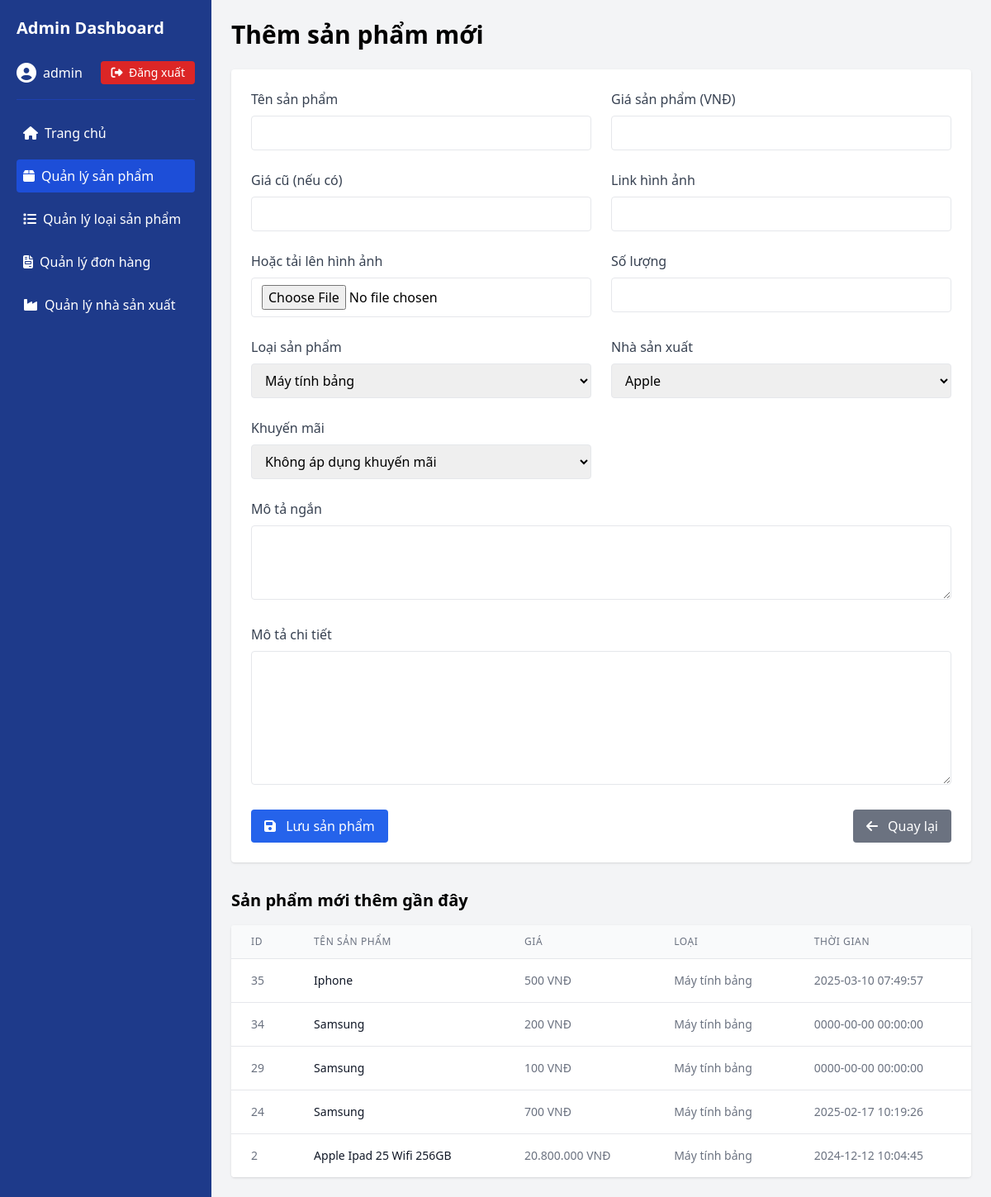
The page /ADMIN/Themmoi_sp.php (signed in) on the database its author committed.
### tables this page shows
CREATE TABLE `sanpham` (
  `ma_sp` int(11) NOT NULL,
  `ten_sp` varchar(100) NOT NULL,
  `link_image` varchar(2000) NOT NULL,
  `gia_sp` decimal(12,2) DEFAULT NULL,
  `giacu_sp` decimal(12,2) DEFAULT NULL,
  `mota_ngan_sp` varchar(1000) NOT NULL,
  `mota_chitiet_sp` text DEFAULT NULL,
  `ngaycapnhat_sp` datetime NOT NULL,
  `soluong_sp` int(11) DEFAULT NULL,
  `ma_lsp` int(11) NOT NULL,
  `ma_nsx` int(11) NOT NULL,
  `ma_km` int(11) NOT NULL
);

CREATE TABLE `loaisanpham` (
  `ma_lsp` int(11) NOT NULL,
  `ten_lsp` varchar(100) NOT NULL,
  `mota_lsp` varchar(500) NOT NULL DEFAULT '0'
);

### ADMIN/Themmoi_sp.php (the view, shortened to what this page needs)
<?php
include"connect.php";
?>
<!DOCTYPE html>
<html lang="vi">
<head>
    <script src="https://cdn.tailwindcss.com"></script>
    <link rel="stylesheet" href="https://cdnjs.cloudflare.com/ajax/libs/font-awesome/6.4.2/css/all.min.css">
</head>
<body class="bg-gray-100">
    <div class="flex h-screen">
        <div class="w-64 bg-blue-900 text-white p-5">
            <div class="flex items-center justify-between">
                <h1 class="text-xl font-bold">Admin Dashboard</h1>
            </div>
            <div class="mt-6 pb-4 border-b border-blue-800">
                <?php if (isset($_SESSION['admin'])): ?>
                    <div class="flex items-center justify-between">
                        <div class="flex items-center">
                            <i class="fas fa-user-circle text-2xl mr-2"></i>
                            <span><?php echo $_SESSION['admin']['tendangnhap']; ?></span>
                        </div>
                        <a href="logout.php" class="bg-red-600 hover:bg-red-700 text-white px-3 py-1 rounded text-sm transition-colors">
                            <i class="fas fa-sign-out-alt mr-1"></i> Đăng xuất
                        </a>
                    </div>
                <?php else: ?>
                    <a href="loginadmin.php" class="bg-blue-700 hover:bg-blue-800 text-white px-4 py-2 rounded flex items-center justify-center">
                        <i class="fas fa-sign-in-alt mr-2"></i> Đăng nhập
                    </a>
                <?php endif; ?>
            </div>
            <ul class="mt-5 space-y-3">
                <li class="p-2 hover:bg-blue-800 rounded transition-colors flex items-center">
                    <a href="index.php" class="flex items-center w-full">
                        <i class="fas fa-home mr-2"></i> Trang chủ
                    </a>
                </li>
                <li class="p-2 bg-blue-700 rounded flex items-center">
                    <a href="admin-product.php" class="flex items-center w-full">
                        <i class="fas fa-box mr-2"></i> Quản lý sản phẩm
                    </a>
                </li>
                <li class="p-2 hover:bg-blue-800 rounded transition-colors flex items-center">
                    <a href="admin-loaisp.php" class="flex items-center w-full">
                        <i class="fas fa-list mr-2"></i> Quản lý loại sản phẩm
                    </a>
                </li>
                <li class="p-2 hover:bg-blue-800 rounded transition-colors flex items-center">
                    <a href="admin-order.php" class="flex items-center w-full">
                        <i class="fas fa-file-invoice mr-2"></i> Quản lý đơn hàng
                    </a>
                </li>
                <li class="p-2 hover:bg-blue-800 rounded transition-colors flex items-center">
                    <a href="admin-manufacturer.php" class="flex items-center w-full">
                        <i class="fas fa-industry mr-2"></i> Quản lý nhà sản xuất
                    </a>
                </li>
            </ul>
        </div>
        <div class="flex-1 p-6 overflow-y-auto">
            <div class="flex items-center justify-between mb-6">
                <h1 class="text-3xl font-semibold">Thêm sản phẩm mới</h1>
            </div>
            <div class="bg-white shadow rounded p-6">
                <form method="POST" action="" enctype="multipart/form-data">
                    <div class="grid grid-cols-1 md:grid-cols-2 gap-6">
                        <div>
                            <label class="block text-gray-700 mb-2">Tên sản phẩm</label>
                            <input type="text" name="ten_sp" required class="w-full border rounded px-3 py-2 focus:outline-none focus:border-blue-500">
                        </div>
                        <div>
                            <label class="block text-gray-700 mb-2">Giá sản phẩm (VNĐ)</label>
                            <input type="number" name="gia_sp" required class="w-full border rounded px-3 py-2 focus:outline-none focus:border-blue-500">
                        </div>
                        <div>
                            <label class="block text-gray-700 mb-2">Giá cũ (nếu có)</label>
                            <input type="number" name="giacu_sp" class="w-full border rounded px-3 py-2 focus:outline-none focus:border-blue-500">
                        </div>
                        <div>
                            <label class="block text-gray-700 mb-2">Link hình ảnh</label>
                            <input type="text" name="link_image" class="w-full border rounded px-3 py-2 focus:outline-none focus:border-blue-500">
                        </div>
                        <div>
                            <label class="block text-gray-700 mb-2">Hoặc tải lên hình ảnh</label>
                            <input type="file" name="hinh_sp" class="w-full border rounded px-3 py-2 focus:outline-none focus:border-blue-500">
                        </div>
                        <div>
                            <label class="block text-gray-700 mb-2">Số lượng</label>
                            <input type="number" name="soluong" required class="w-full border rounded px-3 py-2 focus:outline-none focus:border-blue-500">
                        </div>
                        <div>
                            <label class="block text-gray-700 mb-2">Loại sản phẩm</label>
                            <select name="ma_lsp" required class="w-full border rounded px-3 py-2 focus:outline-none focus:border-blue-500">
                            <?php
                            $query_lsp = "SELECT * FROM loaisanpham";
                            $result_lsp = mysqli_query($conn, $query_lsp);
                            while ($row_lsp = mysqli_fetch_assoc($result_lsp)) {
                                echo "<option value='" . $row_lsp['ma_lsp'] . "'>" . $row_lsp['ten_lsp'] . "</option>";
                            }
                            ?>
                            </select>
                        </div>
                        <div>
                            <label class="block text-gray-700 mb-2">Nhà sản xuất</label>
                            <select name="ma_nsx" required class="w-full border rounded px-3 py-2 focus:outline-none focus:border-blue-500">
                            <?php
                            $query_nsx = "SELECT * FROM nhasanxuat";
                            $result_nsx = mysqli_query($conn, $query_nsx);
                            while ($row_nsx = mysqli_fetch_assoc($result_nsx)) {
                                echo "<option value='" . $row_nsx['ma_nxs'] . "'>" . $row_nsx['ten_nxs'] . "</option>";
                            }
                            ?>
                            </select>
                        </div>
                        <div>
                            <label class="block text-gray-700 mb-2">Khuyến mãi</label>
                            <select name="ma_km" class="w-full border rounded px-3 py-2 focus:outline-none focus:border-blue-500">
                            <option value="0">Không áp dụng khuyến mãi</option>
                            </select>
                        </div>
                    </div>
                    <div class="mt-6">
                        <label class="block text-gray-700 mb-2">Mô tả ngắn</label>
                        <textarea name="mota_ngan" required class="w-full border rounded px-3 py-2 focus:outline-none focus:border-blue-500" rows="3"></textarea>
                    </div>
                    <div class="mt-6">
                        <label class="block text-gray-700 mb-2">Mô tả chi tiết</label>
                        <textarea name="mota_chitiet" class="w-full border rounded px-3 py-2 focus:outline-none focus:border-blue-500" rows="6"></textarea>
                    </div>
                    <div class="mt-6 flex items-center justify-between">
                        <button type="submit" class="bg-blue-600 hover:bg-blue-700 text-white px-4 py-2 rounded transition-colors">
                            <i class="fas fa-save mr-2"></i> Lưu sản phẩm
                        </button>
                        <a href="admin-product.php" class="bg-gray-500 hover:bg-gray-600 text-white px-4 py-2 rounded transition-colors">
                            <i class="fas fa-arrow-left mr-2"></i> Quay lại
                        </a>
                    </div>
                </form>
            </div>
            <div class="mt-8">
                <h2 class="text-xl font-semibold mb-4">Sản phẩm mới thêm gần đây</h2>
                <div class="bg-white shadow rounded overflow-x-auto">
                    <table class="min-w-full divide-y divide-gray-200">
                        <thead class="bg-gray-50">
                            <tr>
                                <th class="px-6 py-3 text-left text-xs font-medium text-gray-500 uppercase tracking-wider">ID</th>
                                <th class="px-6 py-3 text-left text-xs font-medium text-gray-500 uppercase tracking-wider">Tên sản phẩm</th>
                                <th class="px-6 py-3 text-left text-xs font-medium text-gray-500 uppercase tracking-wider">Giá</th>
                                <th class="px-6 py-3 text-left text-xs font-medium text-gray-500 uppercase tracking-wider">Loại</th>
                                <th class="px-6 py-3 text-left text-xs font-medium text-gray-500 uppercase tracking-wider">Thời gian</th>
                            </tr>
                        </thead>
                        <tbody class="bg-white divide-y divide-gray-200">
                            <?php
                            $recent_query = "SELECT s.ma_sp, s.ten_sp, s.gia_sp, l.ten_lsp, s.ngaycapnhat_sp
                                            FROM sanpham s
                                            JOIN loaisanpham l ON s.ma_lsp = l.ma_lsp
                                            ORDER BY s.ma_sp DESC LIMIT 5";
                            $recent_result = mysqli_query($conn, $recent_query);
                            while ($recent = mysqli_fetch_assoc($recent_result)) {
                                echo '<tr>
                                    <td class="px-6 py-4 whitespace-nowrap text-sm text-gray-500">' . $recent['ma_sp'] . '</td>
                                    <td class="px-6 py-4 whitespace-nowrap text-sm font-medium text-gray-900">' . $recent['ten_sp'] . '</td>
                                    <td class="px-6 py-4 whitespace-nowrap text-sm text-gray-500">' . number_format($recent['gia_sp'], 0, ',', '.') . ' VNĐ</td>
                                    <td class="px-6 py-4 whitespace-nowrap text-sm text-gray-500">' . $recent['ten_lsp'] . '</td>
                                    <td class="px-6 py-4 whitespace-nowrap text-sm text-gray-500">' . $recent['ngaycapnhat_sp'] . '</td>
                                </tr>';
                            }
                            ?>
                        </tbody>
                    </table>
                </div>
            </div>
        </div>
    </div>
</body>
</html>

### rows shown on the page
sanpham: ma_sp "35", ten_sp "Iphone", gia_sp "500", loaisanpham.ten_lsp "Máy tính bảng", ngaycapnhat_sp "2025-03-10 07:49:57"
sanpham: ma_sp "34", ten_sp "Samsung", gia_sp "200", loaisanpham.ten_lsp "Máy tính bảng", ngaycapnhat_sp "0000-00-00 00:00:00"
sanpham: ma_sp "29", ten_sp "Samsung", gia_sp "100", loaisanpham.ten_lsp "Máy tính bảng", ngaycapnhat_sp "0000-00-00 00:00:00"
sanpham: ma_sp "24", ten_sp "Samsung", gia_sp "700", loaisanpham.ten_lsp "Máy tính bảng", ngaycapnhat_sp "2025-02-17 10:19:26"
sanpham: ma_sp "2", ten_sp "Apple Ipad 25 Wifi 256GB", gia_sp "20.800.000", loaisanpham.ten_lsp "Máy tính bảng", ngaycapnhat_sp "2024-12-12 10:04:45"

### other values the page prints
$_SESSION['admin']['tendangnhap'] "admin"
form field ma_lsp "Máy tính bảng"
form field ma_nsx "Apple"
